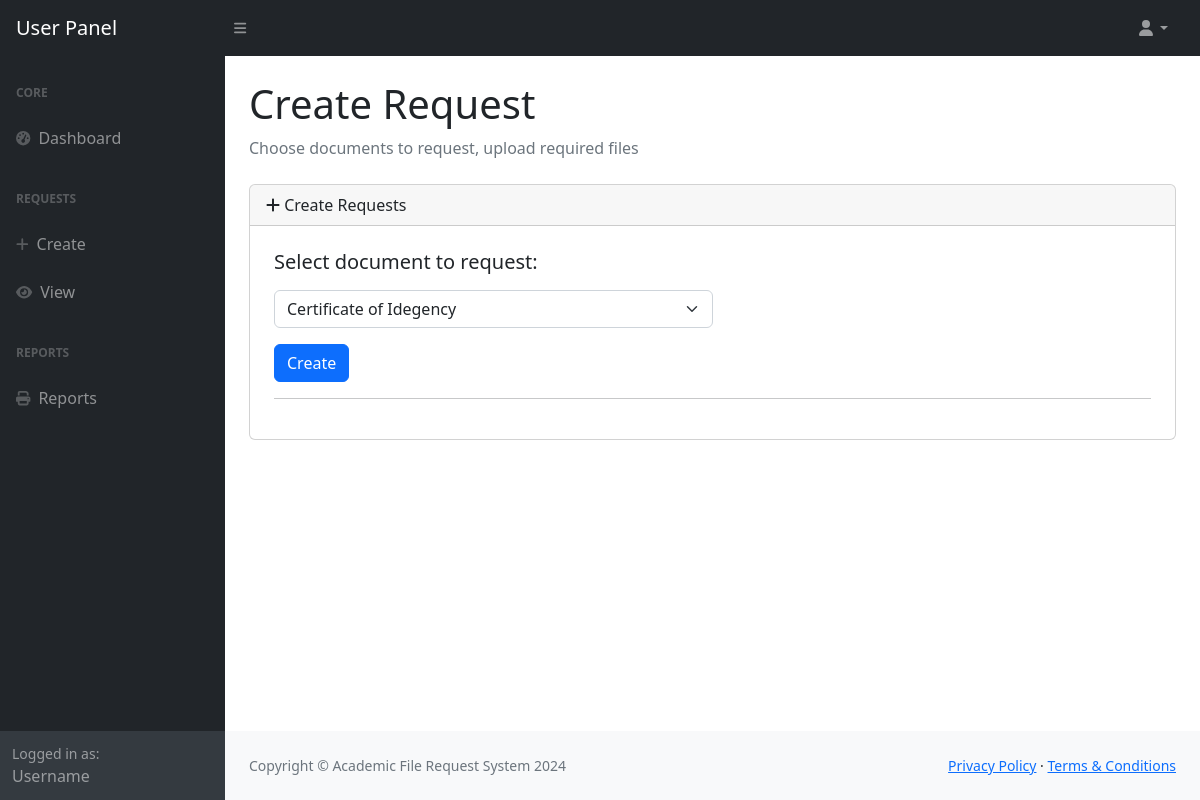
Page /request/ (signed in) on the earlier database version.
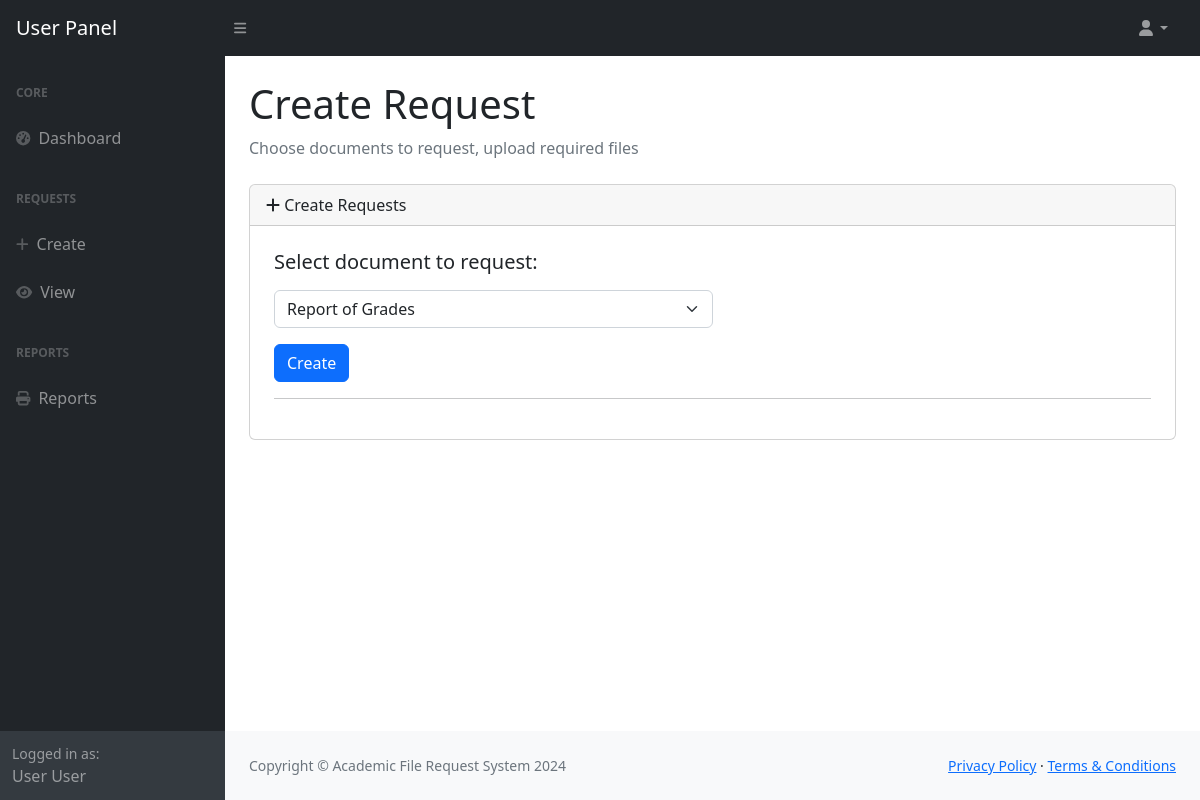
Same page on the later database version.
### onlinerequest/models.py (models this page shows, shortened)
class Record(models.Model):
    user_number = models.CharField(max_length=10)
    first_name = models.CharField(max_length=64)
    last_name = models.CharField(max_length=64)
    course_code = models.CharField(max_length=5)
    middle_name = models.CharField(max_length=64, default='De Guz Man')
    contact_no = models.IntegerField(default='09667614313')
    entry_year_from = models.IntegerField()
    entry_year_to = models.IntegerField()

### onlinerequest/views/request_user.py (the view)
# urls.py: path('', views.index),
def index(request):
    all_requests = Request.objects.all()
    return render(request, 'user/request/index.html', {'all_requests': all_requests})

### onlinerequest/context_processors.py (called while the page is built)
def user_record(request):
    if request.user.is_authenticated:
        try:
            user_record = Record.objects.get(user_number=request.user.student_number)
            return {'user_record': user_record}
        except Record.DoesNotExist:
            return {}
    return {}

def request_forms(request):
    request_forms = Request.objects.all()
    return {'request_forms': request_forms}

### onlinerequest/models.py (called while the page is built)
    def __str__(self):
        return self.description

### onlinerequest/templates/user/request/index.html (shortened to what this page needs)
<!DOCTYPE html>
<html>
    <head>
        {% include 'header.html' %}
    </head>
    <body class="sb-nav-fixed">
        {% include 'user/user-topnav.html' %}
        <div id="layoutSidenav">
            {% include 'user/user-sidenav.html' %}
            <div id="layoutSidenav_content">
                <main>
                    <div class="container-fluid px-4">
                        <h1 class="mt-4">Create Request</h1>
                        <ol class="breadcrumb mb-4">
                            <li class="breadcrumb-item active">Choose documents to request, upload required files</li>
                        </ol>
                        <div class="card mb-4">
                            <div class="card-header">
                                <div class="d-flex justify-content-between align-items-center">
                                    <span class="fs-6"> <i class="fa fa-plus" aria-hidden="true"></i> Create Requests</span>
                                </div>
                            </div>
                            <div class="card-body h-100 p-4">
                                <div class="column">
                                    <div class="col-md-6 mb-3">
                                        <h5 class="mb-3">Select document to request:</h5>
                                        <div class="mb-3">
                                            <select name="request" id="request" class="form-select">
                                                {% for request_obj in all_requests %}
                                                <option value="{{ request_obj.id }}">{{ request_obj.document }}</option>
                                                {% endfor %}
                                            </select>
                                        </div>
                                        <button id="btnCreate" type="button" class="btn btn-primary">Create</button>
                                    </div>
                                    <hr>
                                </div>
                            </div>
                        </div>
                    </div>
                </main>
                <footer class="py-4 bg-light mt-auto">
                    <div class="container-fluid px-4">
                        <div class="d-flex align-items-center justify-content-between small">
                            <div class="text-muted">Copyright &copy; Academic File Request System 2024</div>
                            <div>
                                <a href="#">Privacy Policy</a>
                                &middot;
                                <a href="#">Terms &amp; Conditions</a>
                            </div>
                        </div>
                    </div>
                </footer>
            </div>
        </div>
    </body>
</html>

### onlinerequest/templates/user/user-sidenav.html (shortened to what this page needs)
<div id="layoutSidenav_nav">
    <nav class="sb-sidenav accordion sb-sidenav-dark" id="sidenavAccordion">
        <div class="sb-sidenav-menu">
            <div class="nav">
                <div class="sb-sidenav-menu-heading">Core</div>
                <a class="nav-link" href="/user/dashboard/">
                    <div class="sb-nav-link-icon"><i class="fas fa-tachometer-alt"></i></div>
                    Dashboard
                </a>
                <div class="sb-sidenav-menu-heading">Requests</div>
                <a class="nav-link" href="/request/">
                    <div class="sb-nav-link-icon"><i class="fas fa-plus"></i></div>
                    Create
                </a>
                <a class="nav-link" href="/request/user/">
                    <div class="sb-nav-link-icon"><i class="fas fa-eye"></i></div>
                    View
                </a>
                <div class="sb-sidenav-menu-heading">Reports</div>
                <a class="nav-link" href="/user/reports/">
                    <div class="sb-nav-link-icon"><i class="fas fa-print"></i></div>
                    Reports
                </a>
            </div>
        </div>
        <div class="sb-sidenav-footer">
            <div class="small">Logged in as:</div>
            {{ user_record.first_name|default:'Username' }} {{ user_record.last_name|default:'' }}
        </div>
    </nav>
</div>

Differences in the rows shown:
added Record: first_name "User", last_name "User"
Other differences:
form field request: "Certificate of Idegency" → "Report of Grades"
{{ user_record.first_name|default:'Username' }}: "Username" → (not shown)
